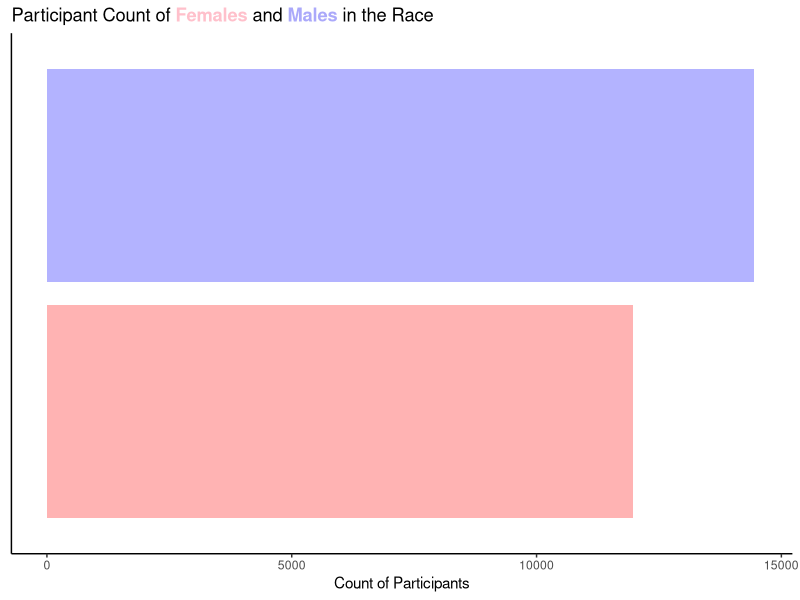
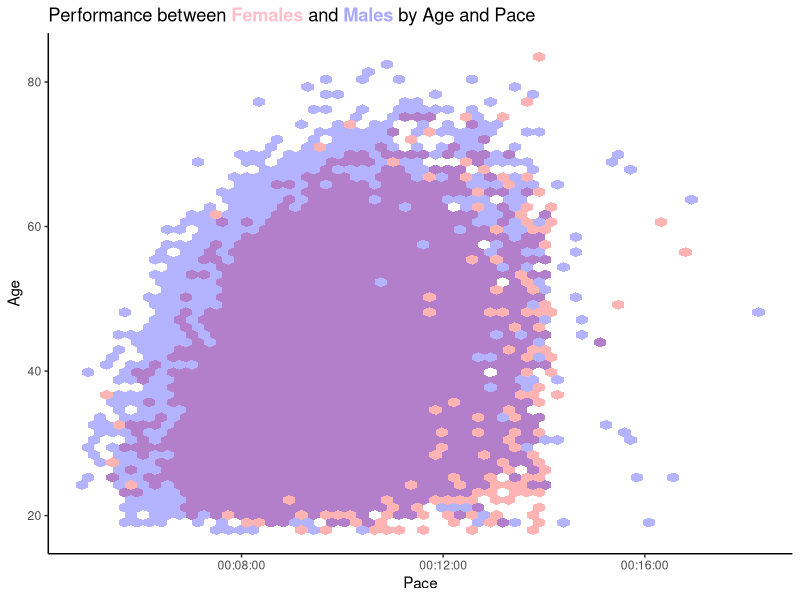
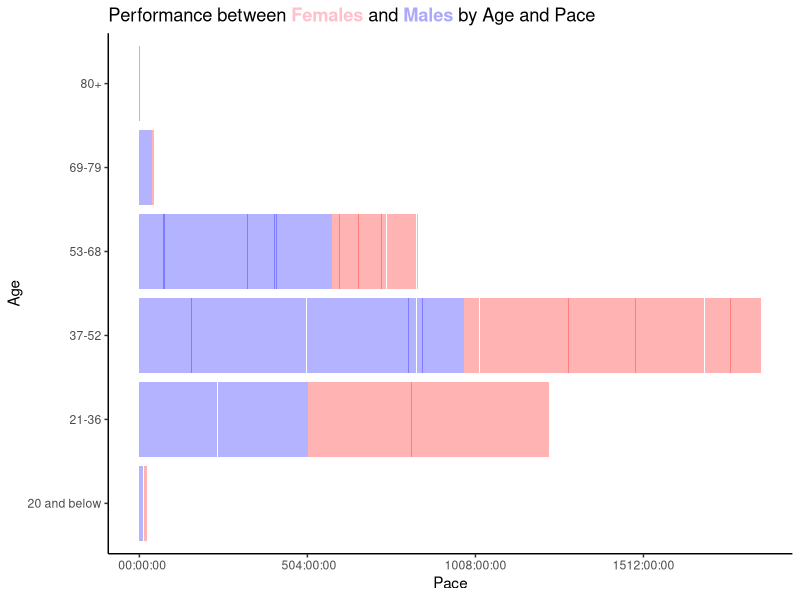
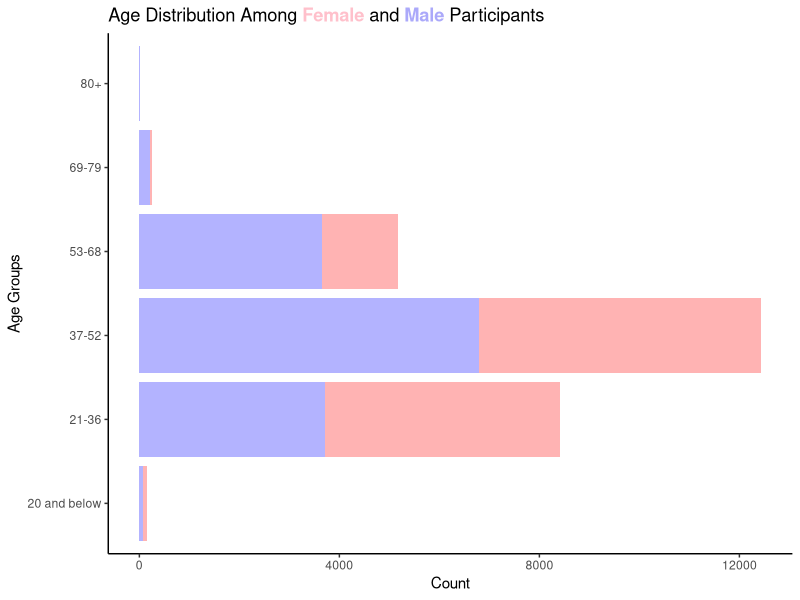
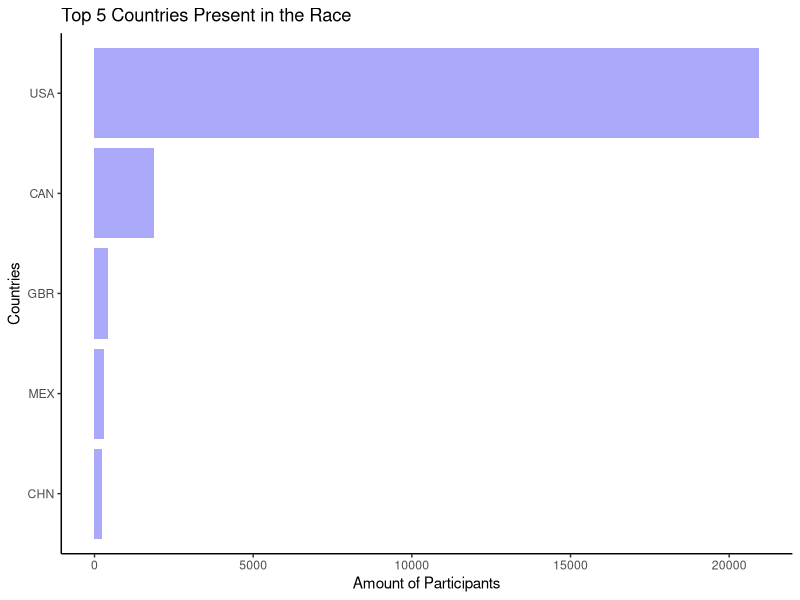

The R source for these figures, in order:
## ---- chunk 1
library(tidyverse)
library(dplyr)
library(ggplot2)
library(ggtext)
library(grid)

df <- read_csv("../data/marathon_results_2017.csv")
               #https://raw.githubusercontent.com/reisanar/datasets/master/marathon_results_2017.csv", col_types = cols())
## ---- chunk 2
# Renaming the M/F column as Sex
colnames(df)[4] <- 'Sex'
colnames(df)[19]<- 'OfficialTime'
df
## ---- chunk 3

Genders <- df %>%
  group_by(Sex) %>%
  summarize(Total = n(), .groups = 'drop')

str(Genders)
## ---- chunk 4
ggplot(Genders, aes(x = Sex,y = Total, fill = Sex)) + geom_col()+ 
  theme_classic() +
    
  # Graph Aesthetics 
  labs(x = NULL,
    title = "Participant Count of <span style = 'color: pink;'>**Females**</span> and <span style = 'color: #ABA9FA;'>**Males**</span> in the Race", y = 'Count of Participants')+
  scale_fill_manual(values = alpha(c("red", "blue"), .3))+
      theme(plot.title = element_markdown(),axis.text.y=element_blank(), axis.ticks.y=element_blank())+
  theme(legend.position = 'none')+
  coord_flip()+ 
  ylim(0,14500)
## ---- chunk 5
d <- ggplot(df, aes(Pace, Age, fill = Sex)) # Creating a hexagonal map
d + geom_hex(bins = 55)+

# Graph Aesthetics
  theme_classic()+
  
labs(title = " Performance between <span style = 'color: pink;'>**Females**</span> and <span style = 'color: #ABA9FA;'>**Males**</span> by Age and Pace") +
  theme(plot.title = element_markdown())+
  theme(legend.position = 'none')+
 scale_fill_manual(values = alpha(c("red", "blue"), .3))

## ---- chunk 6
# Creating Age groups
 df$AGE<-df$Age
 df$AGE[df$AGE<=20]<-"20 and below"
 df$AGE[df$AGE>=21 & df$AGE<=36]<-"21-36"
 df$AGE[df$AGE>=37 & df$AGE<=52]<-"37-52"
 df$AGE[df$AGE>=53 & df$AGE<=68]<-"53-68"
 df$AGE[df$AGE>=69 & df$AGE<=79]<-"69-79"
 df$AGE[df$AGE>=80]<-"80+"
## ---- chunk 7
ggplot(df, aes(x = AGE,y = Pace, fill = Sex)) + geom_col()+ 
  theme_classic() +
  labs(title = "Performance between <span style = 'color: pink;'>**Females**</span> and <span style = 'color: #ABA9FA;'>**Males**</span> by Age and Pace", y = 'Pace', x = 'Age')+
  coord_flip()+
  scale_fill_manual(values = alpha(c("red", "blue"), .3))+
  theme(plot.title = element_markdown(), legend.position = 'none')
## ---- chunk 8
ggplot(data = df) + 
  geom_bar(mapping = aes(x = AGE,
                         fill= Sex))+
  
labs(title = "Age Distribution Among <span style = 'color: pink;'>**Female**</span> and <span style = 'color: #ABA9FA;'>**Male**</span> Participants", y = 'Count', x = 'Age Groups')+
  scale_fill_manual(values = alpha(c("red", "blue"), .3))+
  coord_flip()+
  theme_classic()+
  theme(plot.title = element_markdown(), legend.position = 'none')
## ---- chunk 9
df %>% count(Country) %>% arrange(-n) %>% head(5) %>%
 ggplot(aes(reorder(Country,n),n)) + geom_col(fill= '#ABA9FA') + coord_flip() +
  
  labs(title = 'Top 5 Countries Present in the Race', y = 'Amount of Participants', x = 'Countries')+
  theme_classic()
  
 
